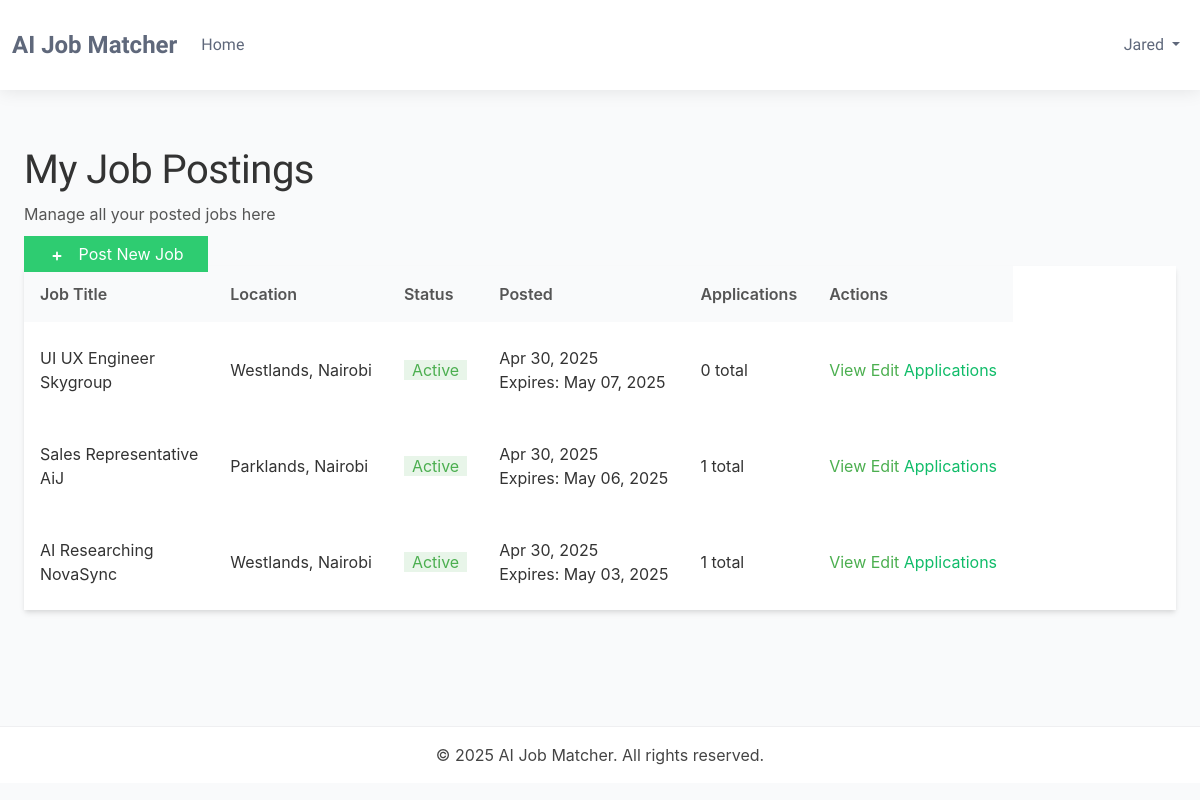
Before: /dashboards/recruiter/jobs/ (signed in) with the older database file.
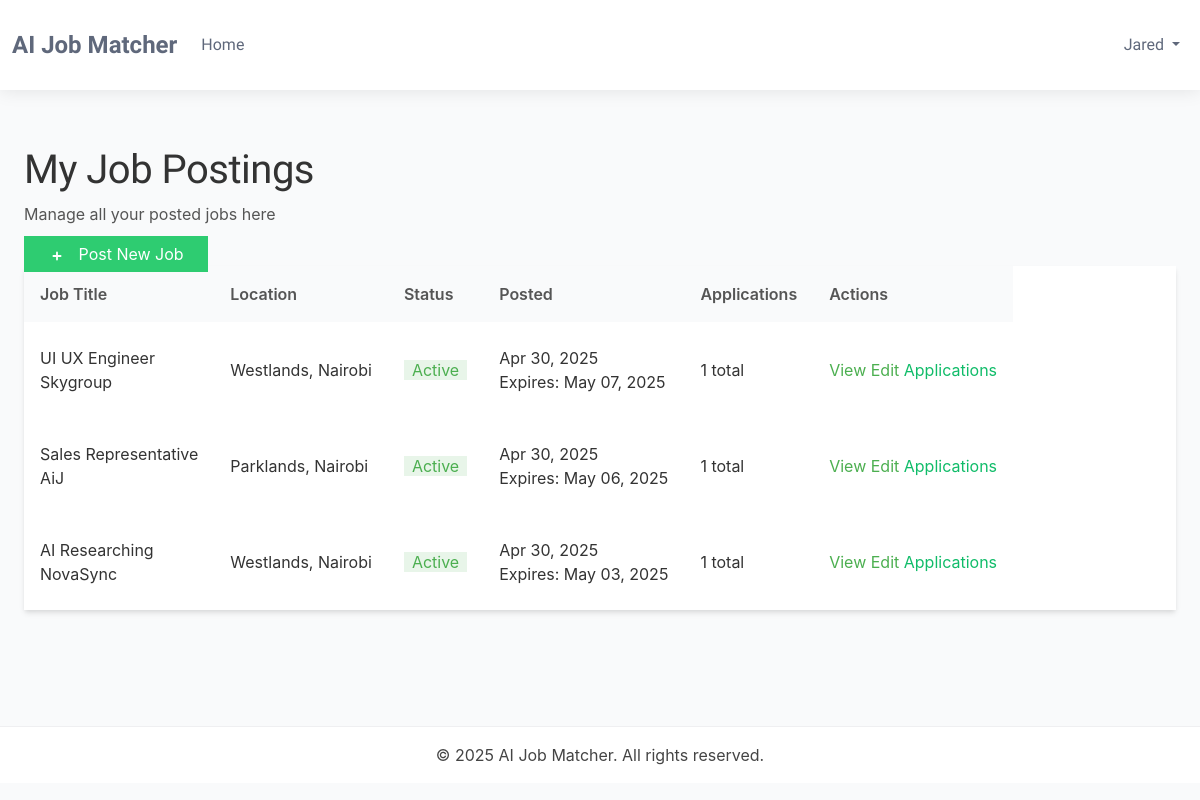
After: the same page with the newer database file.
### dashboards/models.py (models this page shows, shortened)
class BaseModel(models.Model):
    created_at = models.DateTimeField(auto_now_add=True)
    updated_at = models.DateTimeField(auto_now=True)
    class Meta:
        abstract = True

class JobPosting(BaseModel):
    STATUS_CHOICES = (
        ('active', 'Active'),
        ('filled', 'Filled'),
        ('expired', 'Expired'),
        ('draft', 'Draft'),
    )
    recruiter = models.ForeignKey(Recruiter, on_delete=models.CASCADE, related_name='job_postings')
    title = models.CharField(_('job title'), max_length=255)
    company_name = models.CharField(_('company name'), max_length=255)
    category = models.CharField(_('job category'), max_length=100)
    description = models.TextField(_('job description'))
    requirements = models.TextField(_('job requirements'))
    responsibilities = models.TextField(_('responsibilities'))
    location = models.CharField(_('location'), max_length=255)
    salary_min = models.DecimalField(_('minimum salary'), max_digits=12, decimal_places=2, null=True, blank=True)
    salary_max = models.DecimalField(_('maximum salary'), max_digits=12, decimal_places=2, null=True, blank=True)
    experience_required = models.PositiveIntegerField(_('experience required (years)'), default=0)
    education_level = models.CharField(_('education level'), max_length=100)
    employment_type = models.CharField(_('employment type'), max_length=50)
    status = models.CharField(_('status'), max_length=20, choices=STATUS_CHOICES, default='active')
    expiry_date = models.DateField(_('expiry date'), default=timezone.now)
    skills_required = models.TextField(_('skills required'))
    embedding_vector = models.BinaryField(_('job embedding vector'), null=True, blank=True)
    class Meta:
        ordering = ['-created_at']
        verbose_name = _('Job Posting')
        verbose_name_plural = _('Job Postings')

### dashboards/views.py (the view)
# urls.py: path('recruiter/jobs/', views.job_list, name='job_list'),
@login_required
@user_passes_test(is_recruiter)
def job_list(request):
    recruiter_profile = request.user.recruiter
    jobs = JobPosting.objects.filter(recruiter=recruiter_profile).order_by('-created_at')
    for job in jobs:
        job.application_count = JobApplication.objects.filter(job=job).count()
        job.pending_count = JobApplication.objects.filter(job=job, status='pending').count()
    paginator = Paginator(jobs, 10)  # Show 10 jobs per page
    page_number = request.GET.get('page')
    page_obj = paginator.get_page(page_number)
    context = {
        'page_obj': page_obj,
    }
    return render(request, 'dashboards/job_list.html', context)

### dashboards/views.py (called while the page is built)
def is_recruiter(user):
    return user.is_authenticated and user.role == 'Recruiter'

### templates/dashboards/job_list.html (shortened to what the changed rows need)
{% extends 'dashboards/base.html' %}
{% block content %}
<div class="container mx-auto px-4 py-6">
    <div class="flex justify-between items-center mb-6">
        <div>
            <h1 class="text-3xl font-bold text-gray-800">My Job Postings</h1>
        </div>
    </div>
    <div class="bg-white rounded-lg shadow-md overflow-hidden">
        {% if page_obj %}
            <div class="overflow-x-auto">
                <table class="min-w-full divide-y divide-gray-200">
                    <thead class="bg-gray-50">
                        <tr>
                            <th scope="col" class="px-6 py-3 text-left text-xs font-medium text-gray-500 uppercase tracking-wider">Job Title</th>
                            <th scope="col" class="px-6 py-3 text-left text-xs font-medium text-gray-500 uppercase tracking-wider">Location</th>
                            <th scope="col" class="px-6 py-3 text-left text-xs font-medium text-gray-500 uppercase tracking-wider">Status</th>
                            <th scope="col" class="px-6 py-3 text-left text-xs font-medium text-gray-500 uppercase tracking-wider">Posted</th>
                            <th scope="col" class="px-6 py-3 text-left text-xs font-medium text-gray-500 uppercase tracking-wider">Applications</th>
                            <th scope="col" class="px-6 py-3 text-left text-xs font-medium text-gray-500 uppercase tracking-wider">Actions</th>
                        </tr>
                    </thead>
                    <tbody class="bg-white divide-y divide-gray-200">
                        {% for job in page_obj %}
                        <tr>
                            <td class="px-6 py-4 whitespace-nowrap">
                                <div class="text-sm font-medium text-gray-900">{{ job.title }}</div>
                                <div class="text-xs text-gray-500">{{ job.company_name }}</div>
                            </td>
                            <td class="px-6 py-4 whitespace-nowrap">
                                <div class="text-sm text-gray-900">{{ job.location }}</div>
                            </td>
                            <td class="px-6 py-4 whitespace-nowrap">
                                <span class="px-2 inline-flex text-xs leading-5 font-semibold rounded-full
                                    {% if job.status == 'active' %}bg-green-100 text-green-800
                                    {% elif job.status == 'filled' %}bg-blue-100 text-blue-800
                                    {% elif job.status == 'expired' %}bg-red-100 text-red-800
                                    {% elif job.status == 'draft' %}bg-gray-100 text-gray-800
                                    {% else %}bg-gray-100 text-gray-800{% endif %}">
                                    {{ job.status|title }}
                                </span>
                            </td>
                            <td class="px-6 py-4 whitespace-nowrap text-sm text-gray-500">
                                {{ job.created_at|date:"M d, Y" }}
                                <div class="text-xs text-gray-400">Expires: {{ job.expiry_date|date:"M d, Y" }}</div>
                            </td>
                            <td class="px-6 py-4 whitespace-nowrap">
                                <div class="text-sm text-gray-900">{{ job.application_count }} total</div>
                            </td>
                            <td class="px-6 py-4 whitespace-nowrap text-sm font-medium">
                                <div class="flex space-x-2">
                                    <a href="{% url 'dashboards:job_detail' job_id=job.id %}" class="text-blue-600 hover:text-blue-900">View</a>
                                    <a href="{% url 'dashboards:edit_job' job_id=job.id %}" class="text-indigo-600 hover:text-indigo-900">Edit</a>
                                    <a href="{% url 'dashboards:applications_list' %}?job={{ job.id }}" class="text-green-600 hover:text-green-900">Applications</a>
                                </div>
                            </td>
                        </tr>
                        {% endfor %}
                    </tbody>
                </table>
            </div>
        {% endif %}
    </div>
</div>
{% endblock %}

Changed rows visible on the page:
changed JobPosting "UI UX Engineer": application_count "0" → "1"
